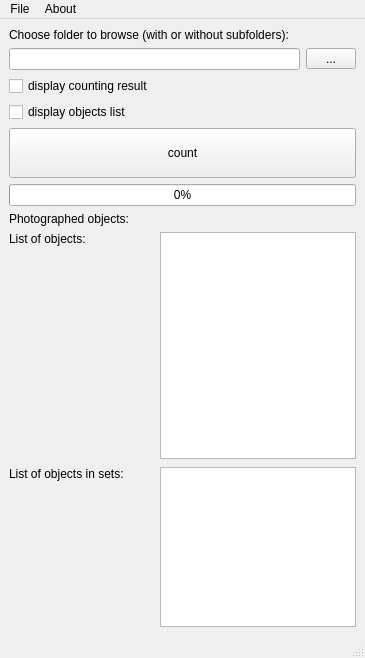
<?xml version="1.0" encoding="UTF-8"?>
<ui version="4.0">
 <class>MainWindow</class>
 <widget class="QMainWindow" name="MainWindow">
  <property name="geometry">
   <rect>
    <x>0</x>
    <y>0</y>
    <width>365</width>
    <height>658</height>
   </rect>
  </property>
  <property name="windowTitle">
   <string>IzzyCounter</string>
  </property>
  <widget class="QWidget" name="centralwidget">
   <layout class="QGridLayout" name="gridLayout">
    <item row="7" column="0">
     <widget class="QLabel" name="labelListSingles">
      <property name="text">
       <string>List of objects:</string>
      </property>
      <property name="alignment">
       <set>Qt::AlignLeading|Qt::AlignLeft|Qt::AlignTop</set>
      </property>
     </widget>
    </item>
    <item row="3" column="0">
     <widget class="QCheckBox" name="cBoxList">
      <property name="text">
       <string>display objects list</string>
      </property>
     </widget>
    </item>
    <item row="7" column="1" colspan="2">
     <widget class="QListWidget" name="listWidgetSingles">
      <property name="minimumSize">
       <size>
        <width>0</width>
        <height>200</height>
       </size>
      </property>
     </widget>
    </item>
    <item row="8" column="1">
     <spacer name="vSpacer">
      <property name="orientation">
       <enum>Qt::Vertical</enum>
      </property>
      <property name="sizeType">
       <enum>QSizePolicy::Fixed</enum>
      </property>
      <property name="sizeHint" stdset="0">
       <size>
        <width>20</width>
        <height>2</height>
       </size>
      </property>
     </spacer>
    </item>
    <item row="5" column="0" colspan="3">
     <widget class="QProgressBar" name="progressBar">
      <property name="value">
       <number>0</number>
      </property>
     </widget>
    </item>
    <item row="2" column="0">
     <widget class="QCheckBox" name="cBoxCount">
      <property name="text">
       <string>display counting result</string>
      </property>
     </widget>
    </item>
    <item row="6" column="1">
     <widget class="QLabel" name="labelResult">
      <property name="text">
       <string/>
      </property>
     </widget>
    </item>
    <item row="1" column="2">
     <widget class="QToolButton" name="btnBrowse">
      <property name="minimumSize">
       <size>
        <width>50</width>
        <height>0</height>
       </size>
      </property>
      <property name="maximumSize">
       <size>
        <width>50</width>
        <height>21</height>
       </size>
      </property>
      <property name="text">
       <string>...</string>
      </property>
     </widget>
    </item>
    <item row="9" column="1" colspan="2">
     <widget class="QListWidget" name="listWidgetSets">
      <property name="minimumSize">
       <size>
        <width>0</width>
        <height>160</height>
       </size>
      </property>
      <property name="maximumSize">
       <size>
        <width>16777215</width>
        <height>160</height>
       </size>
      </property>
     </widget>
    </item>
    <item row="9" column="0">
     <widget class="QLabel" name="labelListSets">
      <property name="text">
       <string>List of objects in sets:</string>
      </property>
      <property name="alignment">
       <set>Qt::AlignLeading|Qt::AlignLeft|Qt::AlignTop</set>
      </property>
     </widget>
    </item>
    <item row="0" column="0" colspan="3">
     <widget class="QLabel" name="labelChoose">
      <property name="text">
       <string>Choose folder to browse (with or without subfolders):</string>
      </property>
     </widget>
    </item>
    <item row="6" column="0">
     <widget class="QLabel" name="labelPhotographed">
      <property name="text">
       <string>Photographed objects:</string>
      </property>
     </widget>
    </item>
    <item row="4" column="0" colspan="3">
     <widget class="QPushButton" name="btnCount">
      <property name="minimumSize">
       <size>
        <width>0</width>
        <height>50</height>
       </size>
      </property>
      <property name="text">
       <string>count</string>
      </property>
     </widget>
    </item>
    <item row="1" column="0" colspan="2">
     <widget class="QLineEdit" name="lineEdit"/>
    </item>
   </layout>
  </widget>
  <widget class="QMenuBar" name="menubar">
   <property name="geometry">
    <rect>
     <x>0</x>
     <y>0</y>
     <width>365</width>
     <height>22</height>
    </rect>
   </property>
   <widget class="QMenu" name="menuFile">
    <property name="title">
     <string>File</string>
    </property>
    <addaction name="exportResults"/>
   </widget>
   <widget class="QMenu" name="menuAbout">
    <property name="title">
     <string>About</string>
    </property>
    <addaction name="aboutCounter"/>
   </widget>
   <addaction name="menuFile"/>
   <addaction name="menuAbout"/>
  </widget>
  <widget class="QStatusBar" name="statusbar"/>
  <action name="exportResults">
   <property name="text">
    <string>Export results...</string>
   </property>
   <property name="statusTip">
    <string>Export all results to file</string>
   </property>
   <property name="shortcut">
    <string>Ctrl+S</string>
   </property>
  </action>
  <action name="aboutCounter">
   <property name="text">
    <string>About counter</string>
   </property>
   <property name="statusTip">
    <string>All information about program</string>
   </property>
   <property name="shortcut">
    <string>F1</string>
   </property>
  </action>
 </widget>
 <resources/>
 <connections/>
</ui>
